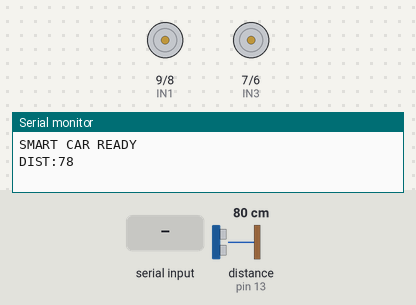
Simulated run of this sketch. Board: Arduino Uno, built with avr-gcc and run on an emulated ATmega328P. Shown: motor-driver pin pairs drawn as motors (green arrow = first pin HIGH = forward, orange = second pin HIGH = backward, longer = more drive, scaled by the enable pin), the last lines printed to the serial monitor. Wiring (inferred from the names in the program): ultrasonic range finder: trigger pin 10; echo pin 13. The test bench sets the inputs (shaded band); at power-on: distance to the obstacle (sensor on pin 13) 80 cm. The echo pulse lasts 58.3 µs per cm.

Above: at 1.2 s.
1.3 s: "FORWARD\n" received over Serial
At 2.4 s:
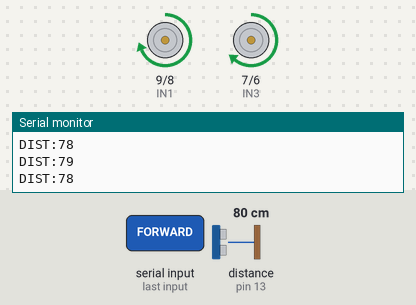
2.8 s: distance to the obstacle (sensor on pin 13) set to 23 cm
4.3 s: distance to the obstacle (sensor on pin 13) set to 18 cm
At 5.0 s:
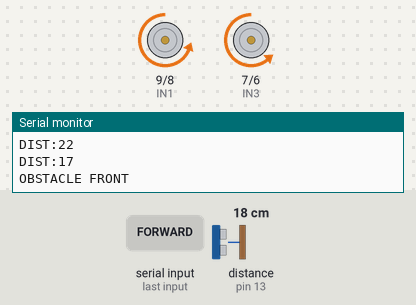
7.3 s: distance to the obstacle (sensor on pin 13) set to 35 cm
10.0 s: "LEFT\n" received over Serial
At 11.0 s:
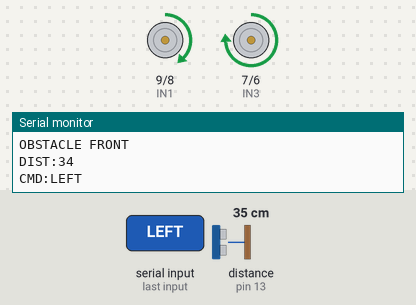
11.5 s: "BACKWARD\n" received over Serial
At 12.1 s:
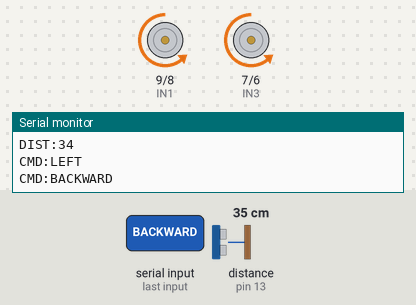
Timing chart, 0 to 14.0 s (numbered marks = the images above; inputs shaded):
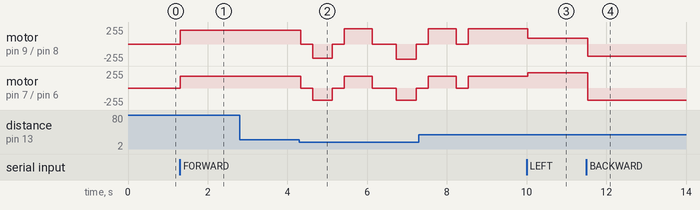

Measured:
- the behaviour switches between 21 and 20 cm on distance to the obstacle (sensor on pin 13) (found by bisection; images 1 and 2)
- after the input at 1.3 s, motor on pin 9 (IN1) / pin 8 (IN2): stopped → forward 210/255 at once; motor on pin 7 (IN3) / pin 6 (IN4): stopped → forward 180/255 at once
- after the input at 10.0 s, motor on pin 9 (IN1) / pin 8 (IN2): forward 230/255 → forward 90/255 at once; motor on pin 7 (IN3) / pin 6 (IN4): forward 180/255 → forward 230/255 at once
- after the input at 11.5 s, motor on pin 9 (IN1) / pin 8 (IN2): forward 90/255 → backward 180/255 at once; motor on pin 7 (IN3) / pin 6 (IN4): forward 230/255 → backward 180/255 at once

The sketch:

Arduino_Ai.ino
```cpp
// =========================================
// SMART CAR FINAL VERSION
// NLP + MQTT + ESP8266 + Arduino + Ultrasonic
// =========================================

// =========================================
// MOTOR DRIVER PINS
// =========================================
#define IN1 9
#define IN2 8
#define IN3 7
#define IN4 6

#define ENA 3
#define ENB 5

// =========================================
// ULTRASONIC PINS
// =========================================
#define TRIG 10
#define ECHO 13

// =========================================
// SETTINGS
// =========================================
#define OBSTACLE_DIST 20

char command = 'S';

// سرعة الحركة الأمامية
int speedForwardLeft  = 210;
int speedForwardRight = 180;

// =========================================
// SETUP
// =========================================
void setup() {

  Serial.begin(9600);

  // Motor pins
  pinMode(IN1, OUTPUT);
  pinMode(IN2, OUTPUT);

  pinMode(IN3, OUTPUT);
  pinMode(IN4, OUTPUT);

  pinMode(ENA, OUTPUT);
  pinMode(ENB, OUTPUT);

  // Ultrasonic
  pinMode(TRIG, OUTPUT);
  pinMode(ECHO, INPUT);

  stopMotors();

  Serial.println("SMART CAR READY");
}

// =========================================
// LOOP
// =========================================
void loop() {

  // قراءة الأوامر
  readCommand();

  // قراءة المسافة
  int dist = getDistance();

  // =====================================
  // إرسال المسافة فقط لو اتغيرت
  // =====================================
  static int lastDist = -1;

  if (dist != lastDist) {

    Serial.print("DIST:");
    Serial.println(dist);

    lastDist = dist;
  }

  // =====================================
  // FORWARD
  // =====================================
  if (command == 'F') {

    // لو فيه obstacle
    if (dist < OBSTACLE_DIST) {

      Serial.println("OBSTACLE FRONT");

      stopMotors();
      delay(300);

      // رجوع
      moveBackward();
      delay(500);

      stopMotors();
      delay(300);

      // تحود يمين
      steerRight();
      delay(700);

      stopMotors();
      delay(300);

      return;
    }

    moveForward();
  }

  // =====================================
  // BACKWARD
  // =====================================
  else if (command == 'B') {

    moveBackward();
  }

  // =====================================
  // RIGHT
  // =====================================
  else if (command == 'R') {

    // obstacle أثناء اليمين
    if (dist < OBSTACLE_DIST) {

      Serial.println("RIGHT BLOCKED");

      stopMotors();

      return;
    }

    steerRight();
  }

  // =====================================
  // LEFT
  // =====================================
  else if (command == 'L') {

    // obstacle أثناء الشمال
    if (dist < OBSTACLE_DIST) {

      Serial.println("LEFT BLOCKED");

      stopMotors();

      return;
    }

    steerLeft();
  }

  // =====================================
  // STOP
  // =====================================
  else {

    stopMotors();
  }

  delay(30);
}

// =========================================
// READ COMMAND
// =========================================
void readCommand() {

  if (!Serial.available()) return;

  String msg =
    Serial.readStringUntil('\n');

  msg.trim();

  msg.toUpperCase();

  if (msg == "FORWARD")
    command = 'F';

  else if (msg == "BACKWARD")
    command = 'B';

  else if (msg == "RIGHT")
    command = 'R';

  else if (msg == "LEFT")
    command = 'L';

  else if (msg == "STOP")
    command = 'S';

  Serial.print("CMD:");
  Serial.println(msg);
}

// =========================================
// GET DISTANCE
// =========================================
int getDistance() {

  digitalWrite(TRIG, LOW);
  delayMicroseconds(2);

  digitalWrite(TRIG, HIGH);
  delayMicroseconds(10);

  digitalWrite(TRIG, LOW);

  long duration =
    pulseIn(ECHO, HIGH, 30000);

  // لو مفيش قراءة
  if (duration == 0)
    return 400;

  int distance =
    duration * 0.034 / 2;

  // فلترة القيم الغلط
  if (distance < 2 || distance > 400)
    return 400;

  return distance;
}

// =========================================
// MOVE FORWARD
// =========================================
void moveForward() {

  digitalWrite(IN1, HIGH);
  digitalWrite(IN2, LOW);

  digitalWrite(IN3, HIGH);
  digitalWrite(IN4, LOW);

  analogWrite(ENA, speedForwardLeft);
  analogWrite(ENB, speedForwardRight);
}

// =========================================
// MOVE BACKWARD
// =========================================
void moveBackward() {

  digitalWrite(IN1, LOW);
  digitalWrite(IN2, HIGH);

  digitalWrite(IN3, LOW);
  digitalWrite(IN4, HIGH);

  analogWrite(ENA, 180);
  analogWrite(ENB, 180);
}

// =========================================
// STEER RIGHT
// =========================================
void steerRight() {

  // الاتنين قدام
  digitalWrite(IN1, HIGH);
  digitalWrite(IN2, LOW);

  digitalWrite(IN3, HIGH);
  digitalWrite(IN4, LOW);

  // الشمال أسرع
  analogWrite(ENA, 230);

  // اليمين أبطأ
  analogWrite(ENB, 90);
}

// =========================================
// STEER LEFT
// =========================================
void steerLeft() {

  // الاتنين قدام
  digitalWrite(IN1, HIGH);
  digitalWrite(IN2, LOW);

  digitalWrite(IN3, HIGH);
  digitalWrite(IN4, LOW);

  // اليمين أسرع
  analogWrite(ENA, 90);

  // الشمال أبطأ
  analogWrite(ENB, 230);
}

// =========================================
// STOP MOTORS
// =========================================
void stopMotors() {

  digitalWrite(IN1, LOW);
  digitalWrite(IN2, LOW);

  digitalWrite(IN3, LOW);
  digitalWrite(IN4, LOW);

  analogWrite(ENA, 0);
  analogWrite(ENB, 0);
}
```
